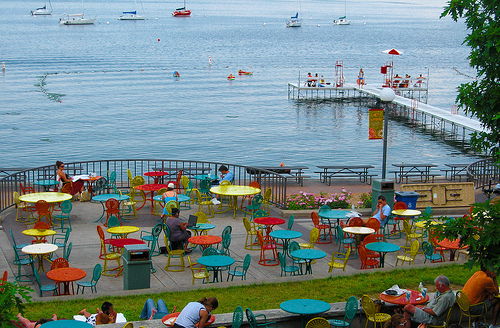
%> input picture union-terrace.jpg, 500 x 328 px
$ octave --eval "result = imenergy(imread('union-terrace.jpg'));"   (GNU Octave 9; MATLAB toolbox functions it lacks are replaced by stand-ins)
%> lines starting %> are read from the running program, lines starting %| are printed output that depends on the picture
function E = imenergy(I)

    Idouble = im2double(I);

    Igray = double(rgb2gray(Idouble));
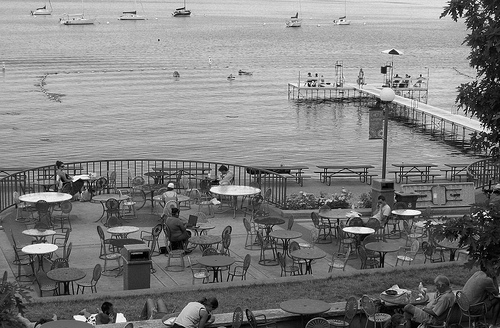
%> Igray: size 328x500 double; min 0, max 1, mean 0.498

    [Gmag, Gdir] = imgradient(Igray);
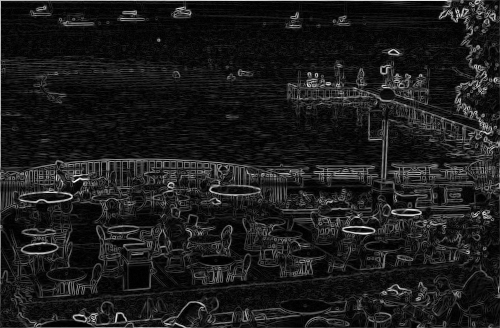
%> Gmag: size 328x500 double; min 0.000891, max 3.89, mean 0.435; drawn with min black and max white
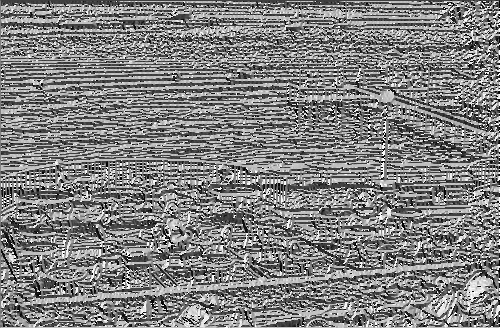
%> Gdir: size 328x500 double; min -180, max 180, mean 2.2; drawn with min black and max white

    E = Gmag;

end
